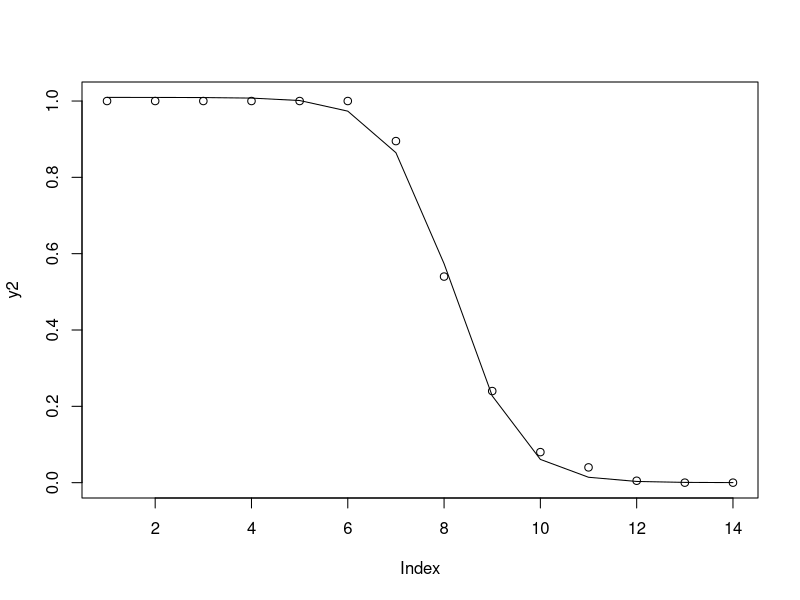

The R source for this figure:
x = 1:14
y = c(1,1,1,1,1,1,0.895,0.54,0.24,0.08,0.04,0.005,0,0)

# fitting code
fitmodel <- nls(y~a/(1 + exp(-b * (x-c))), start=list(a=1,b=.5,c=9))

# function needed for visualization purposes
sigmoid = function(params, x) {
  params[1] / (1 + exp(-params[2] * (x - params[3])))
}

# visualization code
# get the coefficients using the coef function
params=coef(fitmodel)

y2 <- sigmoid(params,x)
plot(y2,type="l")
points(y)

print.default(params)

